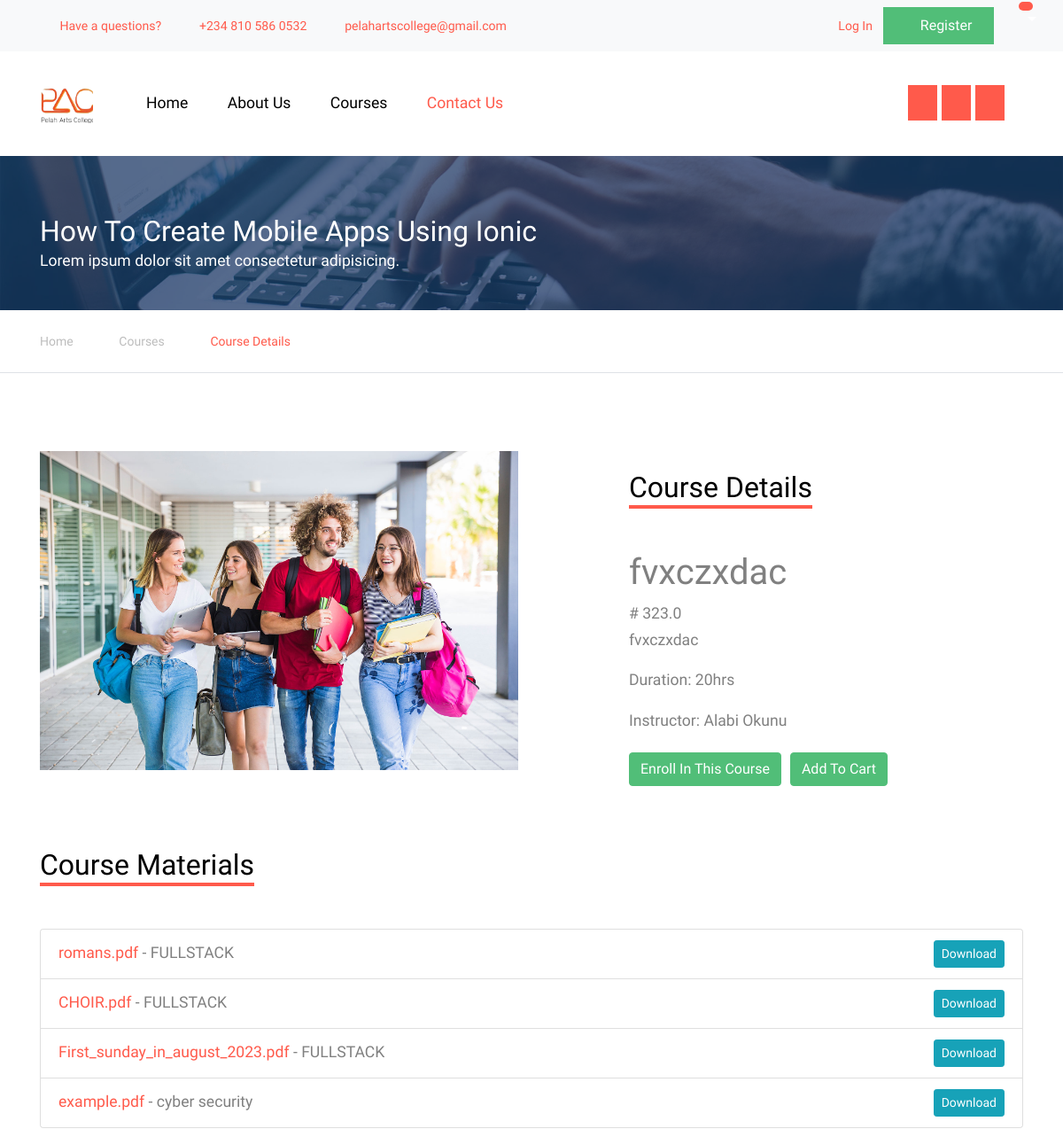
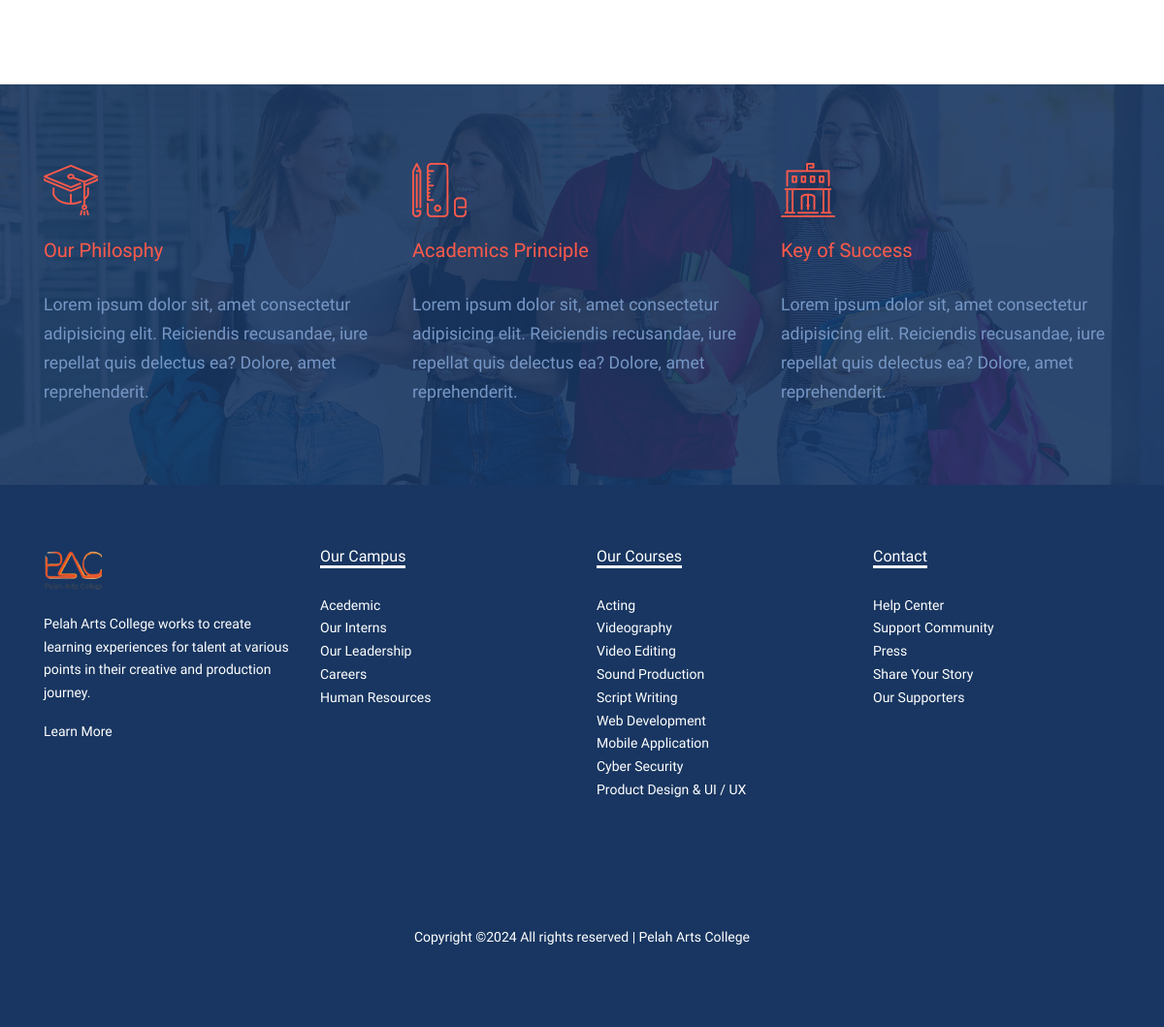
The page /course/1 on the database its author committed (2 pictures, top to bottom).
### model.py (models this page shows, shortened)
class Course(db.Model):
    id = db.Column(db.Integer, primary_key=True)
    title = db.Column(db.String(150))
    description = db.Column(db.String(500))
    price = db.Column(db.Float)
    student_id = db.Column(db.Integer, db.ForeignKey('student.id'))
    instructor_id = db.Column(db.Integer, db.ForeignKey('instructor.id'))
    image = db.Column(db.String(150), nullable=False)
    category = db.Column(db.String(100), nullable=False)
    duration = db.Column(db.String(30))
    instructor = db.relationship('Instructor', back_populates='courses')
    payments = db.relationship('Payment', back_populates='course')

class Instructor(db.Model):
    id = db.Column(db.Integer, primary_key=True)
    fullname = db.Column(db.String(150))
    email = db.Column(db.String(150))
    phone_number = db.Column(db.String(20))
    house_address = db.Column(db.String(200))
    profile_image = db.Column(db.String(150))
    courses = db.relationship('Course', back_populates='instructor')

class CourseMaterial(db.Model):
    id = db.Column(db.Integer, primary_key=True)
    course_id = db.Column(db.Integer, db.ForeignKey('course.id'), nullable=False)
    filename = db.Column(db.String(150), nullable=False)
    filepath = db.Column(db.String(200), nullable=False)
    description = db.Column(db.String(500))
    course = db.relationship('Course', back_populates='materials')

### main.py (the view)
@app.route('/course/<int:course_id>')
def course(course_id):
    course = Course.query.get_or_404(course_id)
    return render_template('course-single.html', course=course)

### templates/course-single.html (shortened to what this page needs)
<!DOCTYPE html>
<html lang="en">
<head>
  <link rel="stylesheet" href="{{ url_for('static', filename='css/bootstrap.min.css') }}">
  <link rel="stylesheet" href="{{ url_for('static', filename='css/jquery-ui.css') }}">
  <link rel="stylesheet" href="{{ url_for('static', filename='css/owl.carousel.min.css') }}">
  <link rel="stylesheet" href="{{ url_for('static', filename='css/owl.theme.default.min.css') }}">
  <link rel="stylesheet" href="{{ url_for('static', filename='css/jquery.fancybox.min.css') }}">
  <link rel="stylesheet" href="{{ url_for('static', filename='css/bootstrap-datepicker.css') }}">
  <link rel="stylesheet" href="{{ url_for('static', filename='fonts/flaticon/font/flaticon.css') }}">
  <link rel="stylesheet" href="{{ url_for('static', filename='css/jquery.mb.YTPlayer.min.css') }}" media="all" type="text/css">
  <link rel="stylesheet" href="{{ url_for('static', filename='css/style.css') }}">
  <link rel="stylesheet" href="{{ url_for('static', filename='fonts/icomoon/style.css') }}">
</head>
<body data-spy="scroll" data-target=".site-navbar-target" data-offset="300">
  <div class="site-wrap">
    <div class="py-2 bg-light">
      <div class="container">
        <div class="row align-items-center">
          <div class="col-lg-8 d-none d-lg-block">
            <a href="{{ url_for('contact') }}" class="small mr-3"
              ><span class="icon-question-circle-o mr-2"></span> Have a
              questions?</a
            >
            <a href="#" class="small mr-3"
              ><span class="icon-phone2 mr-2"></span> +234 810 586 0532</a
            >
            <a href="#" class="small mr-3"
              ><span class="icon-envelope-o mr-2"></span>
              pelahartscollege@gmail.com</a
            >
          </div>
          <div class="col-lg-4 text-right">
            <div class="row">
              <div class="col">
                {% if current_user.is_authenticated %}
                <div class="user-info">
                  <h2
                    class="small mr-2"
                    style="font-size: 20px; display: inline"
                  >
                    Welcome, {{ current_user.username }}!
                  </h2>
                  {% if current_user.student_profile and
                  current_user.student_profile.profile_image %}
                  <img
                    src="{{ url_for('static', filename='uploads/' + current_user.student_profile.profile_image) }}"
                    alt="Profile Image"
                    class="img-fluid"
                    style="
                      max-width: 50px;
                      border-radius: 50%;
                      margin-left: 10px;
                    "
                  />
                  {% endif %}
                </div>
                <a href="{{ url_for('auth.logout') }}" class="small mr-2"
                  >Logout</a
                >
                {% else %}
                <a href="{{ url_for('auth.login') }}" class="small mr-2"
                  ><span class="icon-unlock-alt"></span> Log In</a
                >
                <a
                  href="{{ url_for('auth.register') }}"
                  class="small btn btn-primary px-4 py-2 rounded-0"
                  ><span class="icon-users"></span> Register</a
                >
                {% endif %}
              </div>
              <div class="dropdown">
                <a
                  href="#"
                  class="dropdown-toggle"
                  id="cartDropdown"
                  data-toggle="dropdown"
                  aria-haspopup="true"
                  aria-expanded="false"
                  style="color: #fff"
                >
                  <span
                    class="icon-shopping-cart"
                    style="position: relative; color: #000"
                  >
                  <span class="badge badge-pill custom-badge" style="position: absolute; top: -10px; right: -10px; width: 10px; height: 10px; background-color: #ff5a4b;">
                    </span>
                  </span>
                </a>
              </div>
            </div>
          </div>
        </div>
      </div>
    </div>
    <header class="site-navbar py-4 js-sticky-header site-navbar-target" role="banner">
      <div class="container">
        <div class="d-flex align-items-center">
          <div class="site-logo">
            <a href="{{ url_for('home') }}" class="d-block">
              <img style="width: 60px" src="{{ url_for('static', filename='images/WhatsApp_Image_2024-03-08_at_08.55.48_e7c7c63c.png') }}" alt="Image" class="img-fluid" />
            </a>
          </div>
          <div class="mr-auto">
            <nav class="site-navigation position-relative text-right" role="navigation">
              <ul class="site-menu main-menu js-clone-nav mr-auto d-none d-lg-block">
                <li><a href="{{ url_for('home') }}" class="nav-link text-left">Home</a></li>
                <li class="has-children">
                  <a href="{{ url_for('about') }}" class="nav-link text-left">About Us</a>
                </li>
                <li><a href="{{ url_for('courses') }}" class="nav-link text-left">Courses</a></li>
                <li class="active"><a href="{{ url_for('contact') }}" class="nav-link text-left">Contact Us</a></li>
                <a href="https://web.facebook.com/profile.php?id=61558722697407"><span style="background-color: #ff5a4b; color: #fff; padding: 10px; margin-left: 27rem;" class="icon-facebook"></span></a>
                  <a href="https://twitter.com/ArtsPelah9167"><span style="background-color: #ff5a4b; color: #fff; padding: 10px;" class="icon-twitter"></span></a>
                  <a href="#"><span style="background-color: #ff5a4b; color: #fff; padding: 10px;" class="icon-linkedin"></span></a>
              </ul>
            </nav>
          </div>
        </div>
      </div>
    </header>
    <div class="site-section ftco-subscribe-1 site-blocks-cover pb-4" style="background-image: url(' {{url_for('static', filename= 'images/bg_1.jpg') }}')">
        <div class="container">
          <div class="row align-items-end">
            <div class="col-lg-7">
              <h2 class="mb-0">How To Create Mobile Apps Using Ionic</h2>
              <p>Lorem ipsum dolor sit amet consectetur adipisicing.</p>
            </div>
          </div>
        </div>
      </div>
    <div class="custom-breadcrumns border-bottom">
      <div class="container">
        <a href="{{url_for('home')}}">Home</a>
        <span class="mx-3 icon-keyboard_arrow_right"></span>
        <a href="{{url_for('courses')}}">Courses</a>
        <span class="mx-3 icon-keyboard_arrow_right"></span>
        <span class="current">Course Details</span>
      </div>
    </div>
    <div class="site-section">
      <div class="container">
          <div class="row">
              <div class="col-md-6 mb-4">
                  <p>
                      <img src="{{ url_for('static', filename='images/' + course.image) }}" alt="Image" class="img-fluid">
                  </p>
              </div>
              <div class="col-lg-5 ml-auto align-self-center">
                  <h2 class="section-title-underline mb-5">
                      <span>Course Details</span>
                  </h2>
                  <h1>{{ course.title }}</h1>
                  <div class="price"># {{ course.price }}</div>
                  <div class="description">
                      <p>{{ course.description }}</p>
                  </div>
                  <div class="duration">
                      <p>Duration: {{ course.duration }}</p>
                  </div>
                  <div class="instructor">
                      {% if course.instructor %}
                          <p>Instructor: {{ course.instructor.fullname }}</p>
                      {% else %}
                          <p>No Instructor Assigned</p>
                      {% endif %}
                  </div>
                  <div style="margin-top: 20px; display: flex;">
                      <a href="{{ url_for('student.enroll', course_id=course.id) }}" class="btn btn-primary">Enroll In This Course</a>
                      <form action="{{ url_for('student.add_to_cart', course_id=course.id) }}" method="POST" style="margin-left: 10px;">
                          <button type="submit" class="btn btn-primary">Add To Cart</button>
                      </form>
                  </div>
              </div>
          </div>
          <div class="row mt-5">
              <div class="col-12">
                  <h2 class="section-title-underline mb-5">
                      <span>Course Materials</span>
                  </h2>
                  <ul class="list-group">
                      {% for material in course.materials %}
                      <li class="list-group-item">
                          <a href="{{ url_for('open_material', material_id=material.id) }}" target="_blank">{{ material.filename }}</a>
                          - {{ material.description }}
                          <a href="{{ url_for('download_material', material_id=material.id) }}" class="btn btn-info btn-sm float-right">Download</a>
                      </li>
                      {% endfor %}
                  </ul>
              </div>
          </div>
      </div>
    </div>
      <div class="section-bg style-1" style="background-image: url('{{ url_for('static', filename='images/hero_1.jpg') }}')">
        <div class="container">
          <div class="row">
            <div class="col-lg-4 col-md-6 mb-5 mb-lg-0">
              <span class="icon flaticon-mortarboard"></span>
              <h3>Our Philosphy</h3>
              <p>Lorem ipsum dolor sit, amet consectetur adipisicing elit. Reiciendis recusandae, iure repellat quis delectus ea? Dolore, amet reprehenderit.</p>
            </div>
            <div class="col-lg-4 col-md-6 mb-5 mb-lg-0">
              <span class="icon flaticon-school-material"></span>
              <h3>Academics Principle</h3>
              <p>Lorem ipsum dolor sit, amet consectetur adipisicing elit. Reiciendis recusandae, iure repellat quis delectus ea?
                Dolore, amet reprehenderit.</p>
            </div>
            <div class="col-lg-4 col-md-6 mb-5 mb-lg-0">
              <span class="icon flaticon-library"></span>
              <h3>Key of Success</h3>
              <p>Lorem ipsum dolor sit, amet consectetur adipisicing elit. Reiciendis recusandae, iure repellat quis delectus ea?
                Dolore, amet reprehenderit.</p>
            </div>
          </div>
        </div>
      </div>
      <div class="footer">
        <div class="container">
          <div class="row">
            <div class="col-lg-3">
              <p class="mb-4"><img style="width: 60px;" src="{{ url_for('static', filename= 'images/WhatsApp_Image_2024-03-08_at_08.55.48_e7c7c63c.png') }}" alt="Image" class="img-fluid"></p>
              <p>Pelah Arts College works to create learning experiences for talent at various points in their creative and production journey.</p>
              <p><a href="{{ url_for('about')}}">Learn More</a></p>
            </div>
            <div class="col-lg-3">
              <h3 class="footer-heading"><span>Our Campus</span></h3>
              <ul class="list-unstyled">
                  <li><a href="#">Acedemic</a></li>
                  <li><a href="#">Our Interns</a></li>
                  <li><a href="#">Our Leadership</a></li>
                  <li><a href="#">Careers</a></li>
                  <li><a href="#">Human Resources</a></li>
              </ul>
            </div>
            <div class="col-lg-3">
                <h3 class="footer-heading"><span>Our Courses</span></h3>
                <ul class="list-unstyled">
                    <li><a href="#">Acting</a></li>
                    <li><a href="#">Videography</a></li>
                    <li><a href="#">Video Editing</a></li>
                    <li><a href="#">Sound Production</a></li>
                    <li><a href="#">Script Writing</a></li>
                    <li><a href="#">Web Development</a></li>
                    <li><a href="#">Mobile Application</a></li>
                    <li><a href="#">Cyber Security</a></li>
                    <li><a href="#">Product Design & UI / UX</a></li>
                </ul>
            </div>
            <div class="col-lg-3">
                <h3 class="footer-heading"><span>Contact</span></h3>
                <ul class="list-unstyled">
                    <li><a href="#">Help Center</a></li>
                    <li><a href="#">Support Community</a></li>
                    <li><a href="#">Press</a></li>
                    <li><a href="#">Share Your Story</a></li>
                    <li><a href="#">Our Supporters</a></li>
                </ul>
            </div>
          </div>
          <div class="row">
            <div class="col-12">
              <div class="copyright">
                  <p>Copyright &copy;<script>document.write(new Date().getFullYear());</script> All rights reserved | Pelah Arts College</a></p>
              </div>
            </div>
          </div>
        </div>
      </div>
    </div>
</body>
</html>

### rows shown on the page
Course: image (picture), title "fvxczxdac", price "323.0", description "fvxczxdac", duration "20hrs"
Instructor: instructor.fullname "Alabi Okunu"
CourseMaterial: filename "romans.pdf", description "FULLSTACK"
CourseMaterial: filename "CHOIR.pdf", description "FULLSTACK"
CourseMaterial: filename "First_sunday_in_august_2023.pdf", description "FULLSTACK"
CourseMaterial: filename "example.pdf", description "cyber security"
